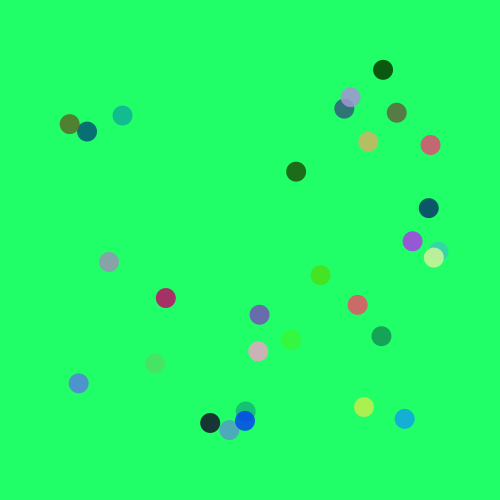
Frame 1 (no input)
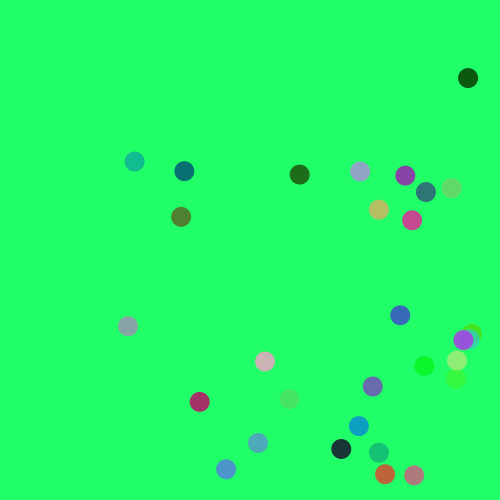
Frame 60 (the mouse pressed at the canvas centre just before this capture)
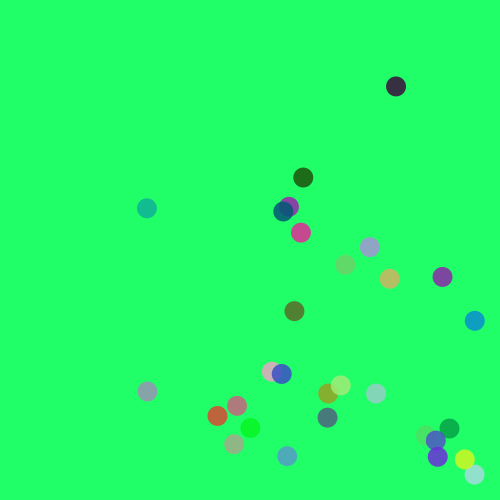
Frame 120 (the mouse held since frame 60 and released just before this capture)

The Processing sketch that drew these frames (run headless with seeded random() and noise(); from frame 60 on, the mouse is pressed at the canvas centre):

// Processing sketch: processing_33487
// ── processing_33487.pde

//setting up the cordinate ball

int numberofballs = 30;
float centerx[] = new float[numberofballs];
float centery[] = new float[numberofballs];

float speedx[] = new float [numberofballs];
float speedy[] = new float [numberofballs];

float r[] = new float [numberofballs];
float g[] = new float [numberofballs];
float b[] = new float [numberofballs];


void setup() {
  size(500, 500); 
  for (int i = 0 ; i < numberofballs; i++) {
    speedx [i] = random(3);
    speedy [i] = random(2);
    
    centerx[i] = random(50, 450);
    centery[i] = random(50,450);
   
   r[i] = random(255);
   g[i] = random(255);
   b[i] = random(255);
  }
}


void draw() {

  background(33, 255, 104);

  for (int i = 0 ; i < numberofballs; i++) {
  
    fill(r[i], g[i], b[i], 220);
    
    noStroke();
    
    ellipse(centerx[i], centery[i], 20, 20);
    

    centerx[i] = centerx[i] + speedx[i];
    centery[i] = centery[i] + speedy[i];
  

  if (centerx[i] <= 25) {
    speedx[i] = speedx[i] * -1;
   r[i] = random(255);
   g[i] = random(255);
   b[i] = random(255);
  }

  if (centery[i] >= 475) {
    speedy[i] = speedy[i] * -1;
   r[i] = random(255);
   g[i] = random(255);
   b[i] = random(255);
  }

  if (centerx[i] >= 475) {
    speedx[i] = speedx[i] * -1;
   r[i] = random(255);
   g[i] = random(255);
   b[i] = random(255);
  }

  if (centery[i] <= 25) {
    speedy[i]  = speedy[i] * -1;
    r[i] = random(255);
   g[i] = random(255);
   b[i] = random(255);
  }
   
  }
  
}
